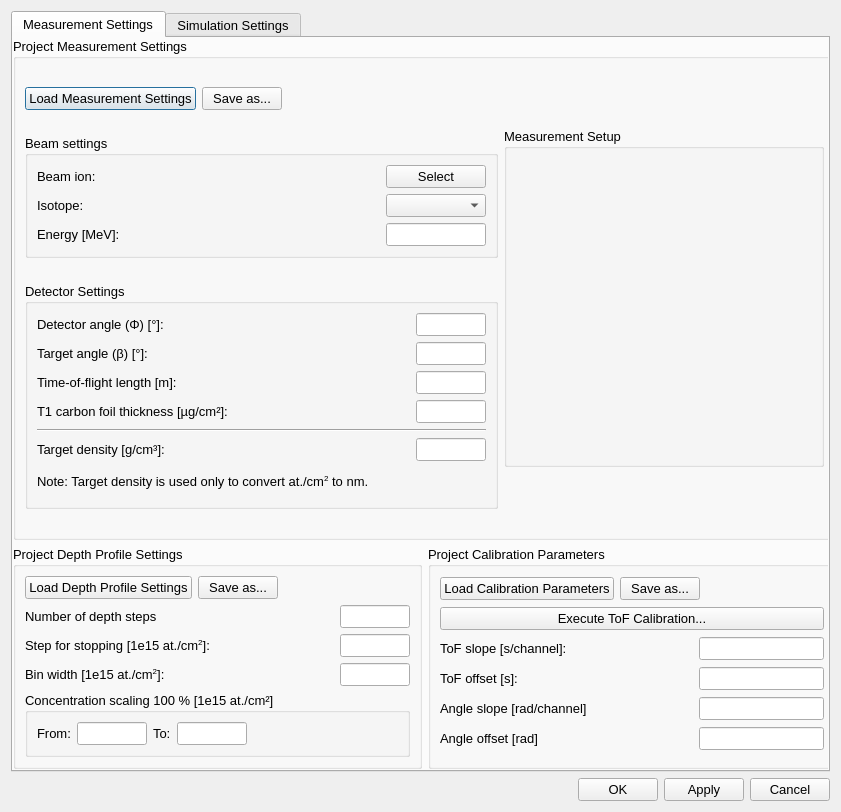
<?xml version="1.0" encoding="UTF-8"?>
<ui version="4.0">
 <class>Dialog</class>
 <widget class="QDialog" name="Dialog">
  <property name="geometry">
   <rect>
    <x>0</x>
    <y>0</y>
    <width>841</width>
    <height>812</height>
   </rect>
  </property>
  <property name="sizePolicy">
   <sizepolicy hsizetype="Fixed" vsizetype="Fixed">
    <horstretch>0</horstretch>
    <verstretch>0</verstretch>
   </sizepolicy>
  </property>
  <property name="font">
   <font>
    <pointsize>10</pointsize>
   </font>
  </property>
  <property name="windowTitle">
   <string>Define Project Settings</string>
  </property>
  <property name="sizeGripEnabled">
   <bool>false</bool>
  </property>
  <layout class="QVBoxLayout" name="verticalLayout_7">
   <item>
    <widget class="QTabWidget" name="tabs">
     <property name="currentIndex">
      <number>0</number>
     </property>
     <widget class="QWidget" name="measurement_tab">
      <attribute name="title">
       <string>Measurement Settings</string>
      </attribute>
      <widget class="QWidget" name="">
       <property name="geometry">
        <rect>
         <x>0</x>
         <y>0</y>
         <width>823</width>
         <height>731</height>
        </rect>
       </property>
       <layout class="QVBoxLayout" name="verticalLayout_5">
        <property name="sizeConstraint">
         <enum>QLayout::SetNoConstraint</enum>
        </property>
        <item>
         <widget class="QGroupBox" name="groupBox_4">
          <property name="sizePolicy">
           <sizepolicy hsizetype="Preferred" vsizetype="Expanding">
            <horstretch>0</horstretch>
            <verstretch>0</verstretch>
           </sizepolicy>
          </property>
          <property name="title">
           <string>Project Measurement Settings</string>
          </property>
          <layout class="QHBoxLayout" name="horizontalLayout">
           <item>
            <layout class="QVBoxLayout" name="verticalLayout">
             <item>
              <layout class="QHBoxLayout" name="horizontalLayout_19">
               <item>
                <widget class="QPushButton" name="loadButton">
                 <property name="sizePolicy">
                  <sizepolicy hsizetype="Preferred" vsizetype="Fixed">
                   <horstretch>0</horstretch>
                   <verstretch>0</verstretch>
                  </sizepolicy>
                 </property>
                 <property name="text">
                  <string>Load Measurement Settings</string>
                 </property>
                </widget>
               </item>
               <item>
                <widget class="QPushButton" name="saveButton">
                 <property name="text">
                  <string>Save as...</string>
                 </property>
                </widget>
               </item>
               <item>
                <spacer name="horizontalSpacer_19">
                 <property name="orientation">
                  <enum>Qt::Horizontal</enum>
                 </property>
                 <property name="sizeHint" stdset="0">
                  <size>
                   <width>40</width>
                   <height>20</height>
                  </size>
                 </property>
                </spacer>
               </item>
              </layout>
             </item>
             <item>
              <widget class="QGroupBox" name="groupBox_3">
               <property name="sizePolicy">
                <sizepolicy hsizetype="Expanding" vsizetype="Fixed">
                 <horstretch>0</horstretch>
                 <verstretch>0</verstretch>
                </sizepolicy>
               </property>
               <property name="title">
                <string>Beam settings</string>
               </property>
               <layout class="QVBoxLayout" name="verticalLayout_6">
                <item>
                 <layout class="QHBoxLayout" name="horizontalLayout_25">
                  <item>
                   <widget class="QLabel" name="beamLabel_3">
                    <property name="text">
                     <string>Beam ion:</string>
                    </property>
                   </widget>
                  </item>
                  <item>
                   <spacer name="horizontalSpacer_25">
                    <property name="orientation">
                     <enum>Qt::Horizontal</enum>
                    </property>
                    <property name="sizeHint" stdset="0">
                     <size>
                      <width>40</width>
                      <height>20</height>
                     </size>
                    </property>
                   </spacer>
                  </item>
                  <item>
                   <widget class="QPushButton" name="elementButton">
                    <property name="minimumSize">
                     <size>
                      <width>100</width>
                      <height>0</height>
                     </size>
                    </property>
                    <property name="maximumSize">
                     <size>
                      <width>100</width>
                      <height>16777215</height>
                     </size>
                    </property>
                    <property name="text">
                     <string>Select</string>
                    </property>
                   </widget>
                  </item>
                 </layout>
                </item>
                <item>
                 <layout class="QHBoxLayout" name="horizontalLayout_26">
                  <item>
                   <widget class="QLabel" name="isotopeLabel">
                    <property name="enabled">
                     <bool>true</bool>
                    </property>
                    <property name="text">
                     <string>Isotope:</string>
                    </property>
                   </widget>
                  </item>
                  <item>
                   <spacer name="horizontalSpacer_26">
                    <property name="orientation">
                     <enum>Qt::Horizontal</enum>
                    </property>
                    <property name="sizeHint" stdset="0">
                     <size>
                      <width>40</width>
                      <height>20</height>
                     </size>
                    </property>
                   </spacer>
                  </item>
                  <item>
                   <widget class="QComboBox" name="isotopeComboBox">
                    <property name="enabled">
                     <bool>true</bool>
                    </property>
                    <property name="minimumSize">
                     <size>
                      <width>100</width>
                      <height>0</height>
                     </size>
                    </property>
                    <property name="maximumSize">
                     <size>
                      <width>100</width>
                      <height>16777215</height>
                     </size>
                    </property>
                   </widget>
                  </item>
                 </layout>
                </item>
                <item>
                 <layout class="QHBoxLayout" name="horizontalLayout_27">
                  <item>
                   <widget class="QLabel" name="label_20">
                    <property name="text">
                     <string>Energy [MeV]:</string>
                    </property>
                   </widget>
                  </item>
                  <item>
                   <spacer name="horizontalSpacer_27">
                    <property name="orientation">
                     <enum>Qt::Horizontal</enum>
                    </property>
                    <property name="sizeHint" stdset="0">
                     <size>
                      <width>40</width>
                      <height>20</height>
                     </size>
                    </property>
                   </spacer>
                  </item>
                  <item>
                   <widget class="QLineEdit" name="energyLineEdit">
                    <property name="minimumSize">
                     <size>
                      <width>0</width>
                      <height>0</height>
                     </size>
                    </property>
                    <property name="maximumSize">
                     <size>
                      <width>100</width>
                      <height>16777215</height>
                     </size>
                    </property>
                   </widget>
                  </item>
                 </layout>
                </item>
               </layout>
              </widget>
             </item>
             <item>
              <widget class="QGroupBox" name="groupBox_2">
               <property name="sizePolicy">
                <sizepolicy hsizetype="Expanding" vsizetype="Fixed">
                 <horstretch>0</horstretch>
                 <verstretch>0</verstretch>
                </sizepolicy>
               </property>
               <property name="title">
                <string>Detector Settings</string>
               </property>
               <layout class="QGridLayout" name="gridLayout_3">
                <item row="8" column="0">
                 <layout class="QHBoxLayout" name="horizontalLayout_20">
                  <item>
                   <widget class="QLabel" name="label_15">
                    <property name="text">
                     <string>Target density [g/cm³]:</string>
                    </property>
                   </widget>
                  </item>
                  <item>
                   <spacer name="horizontalSpacer_20">
                    <property name="orientation">
                     <enum>Qt::Horizontal</enum>
                    </property>
                    <property name="sizeHint" stdset="0">
                     <size>
                      <width>40</width>
                      <height>20</height>
                     </size>
                    </property>
                   </spacer>
                  </item>
                  <item>
                   <widget class="QLineEdit" name="targetDensityLineEdit">
                    <property name="minimumSize">
                     <size>
                      <width>70</width>
                      <height>0</height>
                     </size>
                    </property>
                    <property name="maximumSize">
                     <size>
                      <width>50</width>
                      <height>16777215</height>
                     </size>
                    </property>
                   </widget>
                  </item>
                 </layout>
                </item>
                <item row="4" column="0">
                 <layout class="QHBoxLayout" name="horizontalLayout_21">
                  <item>
                   <widget class="QLabel" name="label_16">
                    <property name="text">
                     <string>Target angle (β) [°]:</string>
                    </property>
                   </widget>
                  </item>
                  <item>
                   <spacer name="horizontalSpacer_21">
                    <property name="orientation">
                     <enum>Qt::Horizontal</enum>
                    </property>
                    <property name="sizeHint" stdset="0">
                     <size>
                      <width>40</width>
                      <height>20</height>
                     </size>
                    </property>
                   </spacer>
                  </item>
                  <item>
                   <widget class="QLineEdit" name="targetAngleLineEdit">
                    <property name="minimumSize">
                     <size>
                      <width>70</width>
                      <height>0</height>
                     </size>
                    </property>
                    <property name="maximumSize">
                     <size>
                      <width>50</width>
                      <height>16777215</height>
                     </size>
                    </property>
                   </widget>
                  </item>
                 </layout>
                </item>
                <item row="3" column="0">
                 <layout class="QHBoxLayout" name="horizontalLayout_22">
                  <item>
                   <widget class="QLabel" name="label_17">
                    <property name="text">
                     <string>Detector angle (Φ) [°]:</string>
                    </property>
                   </widget>
                  </item>
                  <item>
                   <spacer name="horizontalSpacer_22">
                    <property name="orientation">
                     <enum>Qt::Horizontal</enum>
                    </property>
                    <property name="sizeHint" stdset="0">
                     <size>
                      <width>40</width>
                      <height>20</height>
                     </size>
                    </property>
                   </spacer>
                  </item>
                  <item>
                   <widget class="QLineEdit" name="detectorAngleLineEdit">
                    <property name="minimumSize">
                     <size>
                      <width>70</width>
                      <height>0</height>
                     </size>
                    </property>
                    <property name="maximumSize">
                     <size>
                      <width>50</width>
                      <height>16777215</height>
                     </size>
                    </property>
                   </widget>
                  </item>
                 </layout>
                </item>
                <item row="7" column="0">
                 <widget class="Line" name="line">
                  <property name="orientation">
                   <enum>Qt::Horizontal</enum>
                  </property>
                 </widget>
                </item>
                <item row="5" column="0">
                 <layout class="QHBoxLayout" name="horizontalLayout_23">
                  <item>
                   <widget class="QLabel" name="label_18">
                    <property name="text">
                     <string>Time-of-flight length [m]:</string>
                    </property>
                   </widget>
                  </item>
                  <item>
                   <spacer name="horizontalSpacer_23">
                    <property name="orientation">
                     <enum>Qt::Horizontal</enum>
                    </property>
                    <property name="sizeHint" stdset="0">
                     <size>
                      <width>40</width>
                      <height>20</height>
                     </size>
                    </property>
                   </spacer>
                  </item>
                  <item>
                   <widget class="QLineEdit" name="TOFLengthLineEdit">
                    <property name="minimumSize">
                     <size>
                      <width>70</width>
                      <height>0</height>
                     </size>
                    </property>
                    <property name="maximumSize">
                     <size>
                      <width>50</width>
                      <height>16777215</height>
                     </size>
                    </property>
                   </widget>
                  </item>
                 </layout>
                </item>
                <item row="6" column="0">
                 <layout class="QHBoxLayout" name="horizontalLayout_24">
                  <item>
                   <widget class="QLabel" name="label_19">
                    <property name="text">
                     <string>T1 carbon foil thickness [µg/cm²]:</string>
                    </property>
                   </widget>
                  </item>
                  <item>
                   <spacer name="horizontalSpacer_24">
                    <property name="orientation">
                     <enum>Qt::Horizontal</enum>
                    </property>
                    <property name="sizeHint" stdset="0">
                     <size>
                      <width>40</width>
                      <height>20</height>
                     </size>
                    </property>
                   </spacer>
                  </item>
                  <item>
                   <widget class="QLineEdit" name="carbonFoilThicknessLineEdit">
                    <property name="minimumSize">
                     <size>
                      <width>70</width>
                      <height>0</height>
                     </size>
                    </property>
                    <property name="maximumSize">
                     <size>
                      <width>50</width>
                      <height>16777215</height>
                     </size>
                    </property>
                   </widget>
                  </item>
                 </layout>
                </item>
                <item row="9" column="0">
                 <widget class="QLabel" name="label">
                  <property name="text">
                   <string>&lt;html&gt;&lt;head/&gt;&lt;body&gt;&lt;p&gt;Note: Target density is used only to convert at./cm&lt;span style=&quot; vertical-align:super;&quot;&gt;2&lt;/span&gt; to nm.&lt;/p&gt;&lt;/body&gt;&lt;/html&gt;</string>
                  </property>
                  <property name="wordWrap">
                   <bool>true</bool>
                  </property>
                 </widget>
                </item>
               </layout>
              </widget>
             </item>
            </layout>
           </item>
           <item>
            <layout class="QVBoxLayout" name="verticalLayout_2">
             <item>
              <widget class="QGroupBox" name="groupBox">
               <property name="minimumSize">
                <size>
                 <width>320</width>
                 <height>339</height>
                </size>
               </property>
               <property name="maximumSize">
                <size>
                 <width>320</width>
                 <height>339</height>
                </size>
               </property>
               <property name="title">
                <string>Measurement Setup</string>
               </property>
               <layout class="QVBoxLayout" name="verticalLayout_3">
                <item>
                 <widget class="QLabel" name="picture">
                  <property name="text">
                   <string/>
                  </property>
                 </widget>
                </item>
               </layout>
              </widget>
             </item>
            </layout>
           </item>
          </layout>
         </widget>
        </item>
        <item>
         <layout class="QHBoxLayout" name="horizontalLayout_2">
          <item>
           <widget class="QGroupBox" name="groupBox_6">
            <property name="title">
             <string>Project Depth Profile Settings</string>
            </property>
            <layout class="QGridLayout" name="gridLayout">
             <item row="0" column="0">
              <layout class="QHBoxLayout" name="horizontalLayout_30">
               <item>
                <widget class="QPushButton" name="loadDepthProfileSettingsButton">
                 <property name="sizePolicy">
                  <sizepolicy hsizetype="Preferred" vsizetype="Fixed">
                   <horstretch>0</horstretch>
                   <verstretch>0</verstretch>
                  </sizepolicy>
                 </property>
                 <property name="text">
                  <string>Load Depth Profile Settings</string>
                 </property>
                </widget>
               </item>
               <item>
                <widget class="QPushButton" name="saveDepthProfileSettingsButton">
                 <property name="text">
                  <string>Save as...</string>
                 </property>
                </widget>
               </item>
               <item>
                <spacer name="horizontalSpacer_30">
                 <property name="orientation">
                  <enum>Qt::Horizontal</enum>
                 </property>
                 <property name="sizeHint" stdset="0">
                  <size>
                   <width>40</width>
                   <height>20</height>
                  </size>
                 </property>
                </spacer>
               </item>
              </layout>
             </item>
             <item row="7" column="0">
              <layout class="QHBoxLayout" name="horizontalLayout_31">
               <item>
                <widget class="QLabel" name="label_22">
                 <property name="text">
                  <string>&lt;html&gt;&lt;head/&gt;&lt;body&gt;&lt;p&gt;Bin width [1e15 at./cm&lt;span style=&quot; vertical-align:super;&quot;&gt;2&lt;/span&gt;]:&lt;/p&gt;&lt;/body&gt;&lt;/html&gt;</string>
                 </property>
                </widget>
               </item>
               <item>
                <spacer name="horizontalSpacer_31">
                 <property name="orientation">
                  <enum>Qt::Horizontal</enum>
                 </property>
                 <property name="sizeHint" stdset="0">
                  <size>
                   <width>40</width>
                   <height>20</height>
                  </size>
                 </property>
                </spacer>
               </item>
               <item>
                <widget class="QLineEdit" name="depthStepForOutputLineEdit">
                 <property name="minimumSize">
                  <size>
                   <width>70</width>
                   <height>0</height>
                  </size>
                 </property>
                 <property name="maximumSize">
                  <size>
                   <width>70</width>
                   <height>16777215</height>
                  </size>
                 </property>
                </widget>
               </item>
              </layout>
             </item>
             <item row="6" column="0">
              <layout class="QHBoxLayout" name="horizontalLayout_28">
               <item>
                <widget class="QLabel" name="label_21">
                 <property name="text">
                  <string>&lt;html&gt;&lt;head/&gt;&lt;body&gt;&lt;p&gt;Step for stopping [1e15 at./cm&lt;span style=&quot; vertical-align:super;&quot;&gt;2&lt;/span&gt;]:&lt;/p&gt;&lt;/body&gt;&lt;/html&gt;</string>
                 </property>
                </widget>
               </item>
               <item>
                <spacer name="horizontalSpacer_28">
                 <property name="orientation">
                  <enum>Qt::Horizontal</enum>
                 </property>
                 <property name="sizeHint" stdset="0">
                  <size>
                   <width>40</width>
                   <height>20</height>
                  </size>
                 </property>
                </spacer>
               </item>
               <item>
                <widget class="QLineEdit" name="depthStepForStoppingLineEdit">
                 <property name="minimumSize">
                  <size>
                   <width>70</width>
                   <height>0</height>
                  </size>
                 </property>
                 <property name="maximumSize">
                  <size>
                   <width>70</width>
                   <height>16777215</height>
                  </size>
                 </property>
                </widget>
               </item>
              </layout>
             </item>
             <item row="3" column="0">
              <layout class="QHBoxLayout" name="horizontalLayout_5">
               <item>
                <widget class="QLabel" name="label_4">
                 <property name="text">
                  <string>Number of depth steps</string>
                 </property>
                </widget>
               </item>
               <item>
                <spacer name="horizontalSpacer_3">
                 <property name="orientation">
                  <enum>Qt::Horizontal</enum>
                 </property>
                 <property name="sizeHint" stdset="0">
                  <size>
                   <width>40</width>
                   <height>20</height>
                  </size>
                 </property>
                </spacer>
               </item>
               <item>
                <widget class="QLineEdit" name="numberOfDepthStepsLineEdit">
                 <property name="minimumSize">
                  <size>
                   <width>70</width>
                   <height>0</height>
                  </size>
                 </property>
                 <property name="maximumSize">
                  <size>
                   <width>70</width>
                   <height>16777215</height>
                  </size>
                 </property>
                </widget>
               </item>
              </layout>
             </item>
             <item row="8" column="0">
              <layout class="QHBoxLayout" name="horizontalLayout_32">
               <item>
                <widget class="QGroupBox" name="groupBox_7">
                 <property name="title">
                  <string>Concentration scaling 100 % [1e15 at./cm²]</string>
                 </property>
                 <layout class="QGridLayout" name="gridLayout_2">
                  <item row="0" column="0">
                   <layout class="QHBoxLayout" name="horizontalLayout_4">
                    <item>
                     <widget class="QLabel" name="label_2">
                      <property name="text">
                       <string>&lt;html&gt;&lt;head/&gt;&lt;body&gt;&lt;p&gt;From:&lt;/p&gt;&lt;/body&gt;&lt;/html&gt;</string>
                      </property>
                     </widget>
                    </item>
                    <item>
                     <widget class="QLineEdit" name="depthsForConcentrationScalingLineEdit_1">
                      <property name="minimumSize">
                       <size>
                        <width>70</width>
                        <height>0</height>
                       </size>
                      </property>
                      <property name="maximumSize">
                       <size>
                        <width>70</width>
                        <height>16777215</height>
                       </size>
                      </property>
                     </widget>
                    </item>
                    <item>
                     <widget class="QLabel" name="label_3">
                      <property name="text">
                       <string>To:</string>
                      </property>
                     </widget>
                    </item>
                    <item>
                     <widget class="QLineEdit" name="depthsForConcentrationScalingLineEdit_2">
                      <property name="minimumSize">
                       <size>
                        <width>70</width>
                        <height>0</height>
                       </size>
                      </property>
                      <property name="maximumSize">
                       <size>
                        <width>70</width>
                        <height>16777215</height>
                       </size>
                      </property>
                     </widget>
                    </item>
                    <item>
                     <spacer name="horizontalSpacer_2">
                      <property name="orientation">
                       <enum>Qt::Horizontal</enum>
                      </property>
                      <property name="sizeHint" stdset="0">
                       <size>
                        <width>40</width>
                        <height>20</height>
                       </size>
                      </property>
                     </spacer>
                    </item>
                   </layout>
                  </item>
                 </layout>
                </widget>
               </item>
              </layout>
             </item>
            </layout>
           </widget>
          </item>
          <item>
           <widget class="QGroupBox" name="groupBox_5">
            <property name="title">
             <string>Project Calibration Parameters</string>
            </property>
            <layout class="QVBoxLayout" name="verticalLayout_4">
             <item>
              <layout class="QHBoxLayout" name="horizontalLayout_29">
               <item>
                <widget class="QPushButton" name="loadCalibrationParametersButton">
                 <property name="sizePolicy">
                  <sizepolicy hsizetype="Preferred" vsizetype="Fixed">
                   <horstretch>0</horstretch>
                   <verstretch>0</verstretch>
                  </sizepolicy>
                 </property>
                 <property name="text">
                  <string>Load Calibration Parameters</string>
                 </property>
                </widget>
               </item>
               <item>
                <widget class="QPushButton" name="saveCalibrationParametersButton">
                 <property name="text">
                  <string>Save as...</string>
                 </property>
                </widget>
               </item>
               <item>
                <spacer name="horizontalSpacer_29">
                 <property name="orientation">
                  <enum>Qt::Horizontal</enum>
                 </property>
                 <property name="sizeHint" stdset="0">
                  <size>
                   <width>40</width>
                   <height>20</height>
                  </size>
                 </property>
                </spacer>
               </item>
              </layout>
             </item>
             <item>
              <widget class="QPushButton" name="executeCalibrationButton">
               <property name="text">
                <string>Execute ToF Calibration...</string>
               </property>
              </widget>
             </item>
             <item>
              <layout class="QHBoxLayout" name="horizontalLayout_9">
               <item>
                <widget class="QLabel" name="label_9">
                 <property name="text">
                  <string>ToF slope [s/channel]:</string>
                 </property>
                </widget>
               </item>
               <item>
                <spacer name="horizontalSpacer_9">
                 <property name="orientation">
                  <enum>Qt::Horizontal</enum>
                 </property>
                 <property name="sizeHint" stdset="0">
                  <size>
                   <width>40</width>
                   <height>20</height>
                  </size>
                 </property>
                </spacer>
               </item>
               <item>
                <widget class="QLineEdit" name="slopeLineEdit">
                 <property name="minimumSize">
                  <size>
                   <width>125</width>
                   <height>0</height>
                  </size>
                 </property>
                 <property name="maximumSize">
                  <size>
                   <width>125</width>
                   <height>16777215</height>
                  </size>
                 </property>
                </widget>
               </item>
              </layout>
             </item>
             <item>
              <layout class="QHBoxLayout" name="horizontalLayout_10">
               <item>
                <widget class="QLabel" name="label_10">
                 <property name="text">
                  <string>ToF offset [s]:</string>
                 </property>
                </widget>
               </item>
               <item>
                <spacer name="horizontalSpacer_10">
                 <property name="orientation">
                  <enum>Qt::Horizontal</enum>
                 </property>
                 <property name="sizeHint" stdset="0">
                  <size>
                   <width>40</width>
                   <height>20</height>
                  </size>
                 </property>
                </spacer>
               </item>
               <item>
                <widget class="QLineEdit" name="offsetLineEdit">
                 <property name="minimumSize">
                  <size>
                   <width>125</width>
                   <height>0</height>
                  </size>
                 </property>
                 <property name="maximumSize">
                  <size>
                   <width>125</width>
                   <height>16777215</height>
                  </size>
                 </property>
                </widget>
               </item>
              </layout>
             </item>
             <item>
              <layout class="QHBoxLayout" name="horizontalLayout_6">
               <item>
                <widget class="QLabel" name="label_5">
                 <property name="text">
                  <string>Angle slope [rad/channel]</string>
                 </property>
                </widget>
               </item>
               <item>
                <spacer name="horizontalSpacer_4">
                 <property name="orientation">
                  <enum>Qt::Horizontal</enum>
                 </property>
                 <property name="sizeHint" stdset="0">
                  <size>
                   <width>40</width>
                   <height>20</height>
                  </size>
                 </property>
                </spacer>
               </item>
               <item>
                <widget class="QLineEdit" name="angleSlopeLineEdit">
                 <property name="minimumSize">
                  <size>
                   <width>125</width>
                   <height>0</height>
                  </size>
                 </property>
                 <property name="maximumSize">
                  <size>
                   <width>125</width>
                   <height>16777215</height>
                  </size>
                 </property>
                </widget>
               </item>
              </layout>
             </item>
             <item>
              <layout class="QHBoxLayout" name="horizontalLayout_7">
               <item>
                <widget class="QLabel" name="label_6">
                 <property name="text">
                  <string>Angle offset [rad]</string>
                 </property>
                </widget>
               </item>
               <item>
                <spacer name="horizontalSpacer_5">
                 <property name="orientation">
                  <enum>Qt::Horizontal</enum>
                 </property>
                 <property name="sizeHint" stdset="0">
                  <size>
                   <width>40</width>
                   <height>20</height>
                  </size>
                 </property>
                </spacer>
               </item>
               <item>
                <widget class="QLineEdit" name="angleOffsetLineEdit">
                 <property name="minimumSize">
                  <size>
                   <width>125</width>
                   <height>0</height>
                  </size>
                 </property>
                 <property name="maximumSize">
                  <size>
                   <width>125</width>
                   <height>16777215</height>
                  </size>
                 </property>
                </widget>
               </item>
              </layout>
             </item>
            </layout>
           </widget>
          </item>
         </layout>
        </item>
       </layout>
      </widget>
     </widget>
     <widget class="QWidget" name="simulation_tab">
      <attribute name="title">
       <string>Simulation Settings</string>
      </attribute>
     </widget>
    </widget>
   </item>
   <item>
    <layout class="QHBoxLayout" name="horizontalLayout_3">
     <item>
      <spacer name="horizontalSpacer">
       <property name="orientation">
        <enum>Qt::Horizontal</enum>
       </property>
       <property name="sizeHint" stdset="0">
        <size>
         <width>40</width>
         <height>20</height>
        </size>
       </property>
      </spacer>
     </item>
     <item>
      <widget class="QPushButton" name="OKButton">
       <property name="text">
        <string>OK</string>
       </property>
      </widget>
     </item>
     <item>
      <widget class="QPushButton" name="applyButton">
       <property name="text">
        <string>Apply</string>
       </property>
      </widget>
     </item>
     <item>
      <widget class="QPushButton" name="cancelButton">
       <property name="text">
        <string>Cancel</string>
       </property>
      </widget>
     </item>
    </layout>
   </item>
  </layout>
 </widget>
 <tabstops>
  <tabstop>loadButton</tabstop>
  <tabstop>saveButton</tabstop>
  <tabstop>elementButton</tabstop>
  <tabstop>isotopeComboBox</tabstop>
  <tabstop>energyLineEdit</tabstop>
  <tabstop>detectorAngleLineEdit</tabstop>
  <tabstop>targetAngleLineEdit</tabstop>
  <tabstop>TOFLengthLineEdit</tabstop>
  <tabstop>carbonFoilThicknessLineEdit</tabstop>
  <tabstop>targetDensityLineEdit</tabstop>
  <tabstop>loadDepthProfileSettingsButton</tabstop>
  <tabstop>saveDepthProfileSettingsButton</tabstop>
  <tabstop>depthStepForStoppingLineEdit</tabstop>
  <tabstop>depthStepForOutputLineEdit</tabstop>
  <tabstop>depthsForConcentrationScalingLineEdit_1</tabstop>
  <tabstop>depthsForConcentrationScalingLineEdit_2</tabstop>
  <tabstop>loadCalibrationParametersButton</tabstop>
  <tabstop>saveCalibrationParametersButton</tabstop>
  <tabstop>executeCalibrationButton</tabstop>
  <tabstop>slopeLineEdit</tabstop>
  <tabstop>offsetLineEdit</tabstop>
  <tabstop>OKButton</tabstop>
  <tabstop>applyButton</tabstop>
  <tabstop>cancelButton</tabstop>
 </tabstops>
 <resources/>
 <connections/>
</ui>
